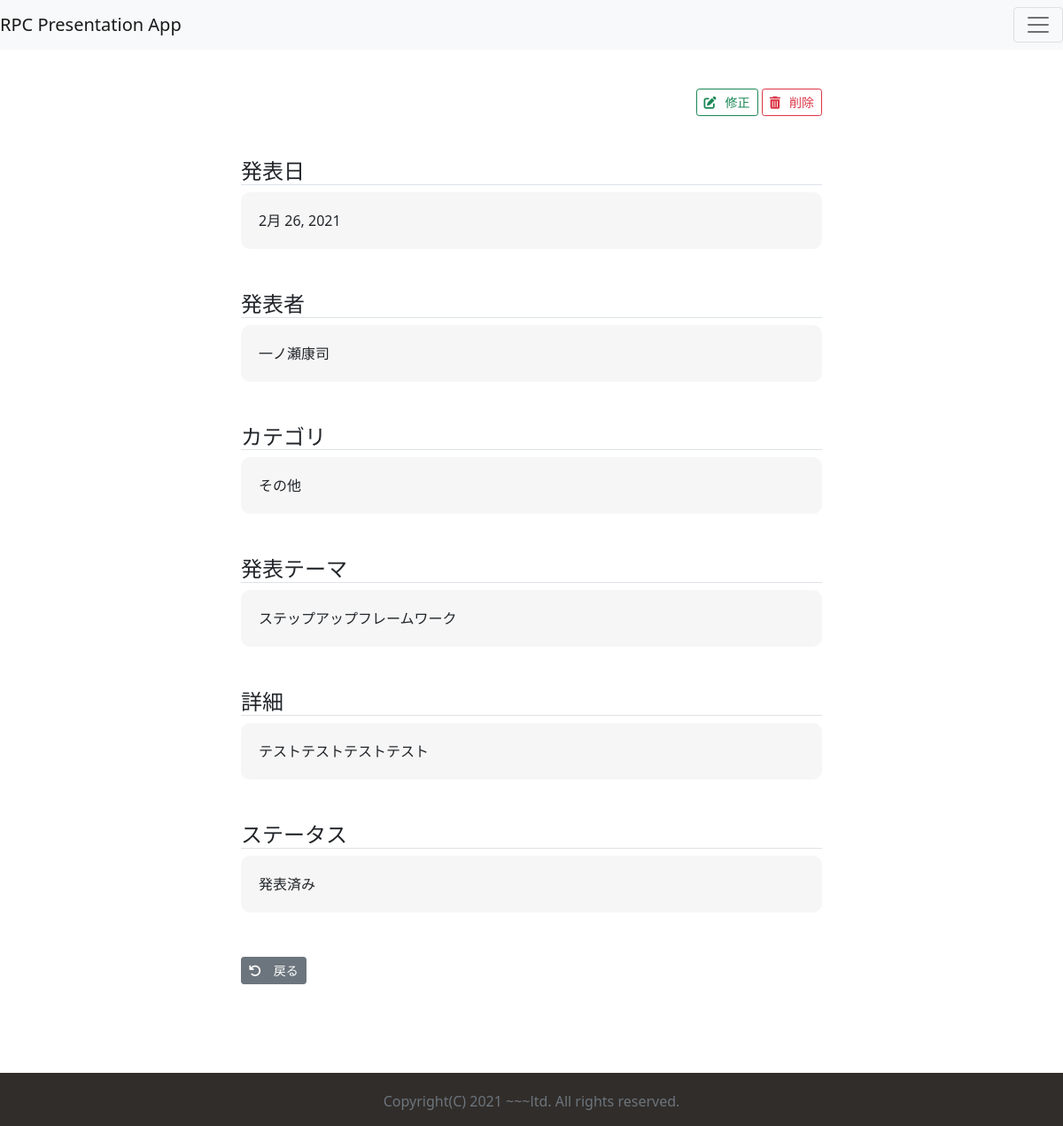
/detail/20, run on the app's committed database.
### jiyukenkyu_app/models.py (models this page shows, shortened)
class Presentation(models.Model):
    CHOICES = (
        (1, '技術系'),
        (2, '業務系'),
        (3, 'ビジネススキル'),
        (4, 'その他'),
    )
    presenter = models.CharField(max_length=20)
    theme = models.CharField(max_length=30)
    category = models.IntegerField(null=True, blank=True, choices=CHOICES)
    detail = models.TextField()
    presented_at = models.DateField()
    is_presented = models.BooleanField(default=True)
    created_at = models.DateTimeField(auto_now_add=True)
    updated_at = models.DateTimeField(auto_now=True)

### jiyukenkyu_app/views.py (the view)
# urls.py: path('detail/<int:pk>', views.Detail.as_view(), name='detail'),
class Detail(DetailView):
    model = Presentation
    template_name = 'detail.html'
    def get_context_data(self, **kwargs):
        context = super().get_context_data(**kwargs)
        context.update(common_label(self))
        return context

### jiyukenkyu_app/views.py (called while the page is built)
def common_label(self):
    context = {}
    context['presented_at_label'] = '発表日'
    context['presenter_label'] = '発表者'
    context['category_label'] = 'カテゴリ'
    context['theme_label'] = '発表テーマ'
    context['detail_label'] = '詳細'
    context['status_label'] = 'ステータス'
    context['before_presentation'] = '発表前'
    context['after_presentation'] = '発表済み'
    context['list_btn'] = '発表リスト'
    context['add_btn'] = '発表を追加する'
    context['detail_btn'] = '詳細'
    context['modify_btn'] = '修正'
    context['delete_btn'] = '削除'
    context['back_btn'] = '戻る'
    return context

### jiyukenkyu_app/templates/detail.html
{% extends 'common.html' %}
{% block content %}
<div class="detail container">
    <div class="link-wrap">
        <a href="{% url 'app:update' object.id %}" class="btn btn-outline-success btn-sm"><i class="fas fa-edit"></i>{{modify_btn}}</a>
        <a href="{% url 'app:delete' object.id %}" class="btn btn-outline-danger btn-sm"><i class="fas fa-trash-alt"></i>{{delete_btn}}</a>
    </div>
    <h4 class="mt-5 border-bottom">
        {{presented_at_label}}
    </h4>
    <div class="detail-value">
        {{object.presented_at}}
    </div>
    <h4 class="mt-5 border-bottom">
        {{presenter_label}}
    </h4>
    <div class="detail-value">
        {{object.presenter}}
    </div>
    <h4 class="mt-5 border-bottom">
        {{category_label}}
    </h4>
    <div class="detail-value">
        {{object.get_category_display}}
    </div>
    <h4 class="mt-5 border-bottom">
        {{theme_label}}
    </h4>
    <div class="detail-value">
        {{object.theme}}
    </div>
    <h4 class="mt-5 border-bottom">
        {{detail_label}}
    </h4>
    <div class="detail-value">
        {{object.detail}}
    </div>
    <h4 class="mt-5 border-bottom">
        {{status_label}}
    </h4>
    <div class="detail-value">
        {% if obj.is_presented %}
        <div class="before_presentation">
            {{before_presentation}}
        </div>
        {% else %}
        <div class="after_presentation">
            {{after_presentation}}
        </div>
        {% endif %}
    </div>
    <a href="{% url 'app:list' %}" class="btn btn-secondary btn-sm back-btn">
        <i class="fas fa-undo"></i>
        {{back_btn}}
    </a>
{% endblock %}

### jiyukenkyu_app/static/css/common.css (style rules this page uses)
.container, .container-lg, .container-md, .container-sm { max-width: 700px; }
html { position: relative; min-height: 100%; }
body { margin-bottom: 60px; }
.container { width: auto; max-width: 680px; }
.fas { margin-right: 10px; }
.link-wrap { text-align: right; }
.detail-value { background: #f6f6f6; min-height: 3em; overflow-wrap: break-word; padding: 20px; border-radius: 10px; }
.back-btn { margin-top: 50px; }

### data on the page
Presentation: presented_at "2月 26, 2021", presenter "一ノ瀬康司", category "その他", theme "ステップアップフレームワーク", detail "テストテストテストテスト"

### other printed values
{{ modify_btn }} "修正"
{{ delete_btn }} "削除"
{{ presented_at_label }} "発表日"
{{ presenter_label }} "発表者"
{{ category_label }} "カテゴリ"
{{ theme_label }} "発表テーマ"
{{ detail_label }} "詳細"
{{ status_label }} "ステータス"
{{ after_presentation }} "発表済み"
{{ back_btn }} "戻る"
